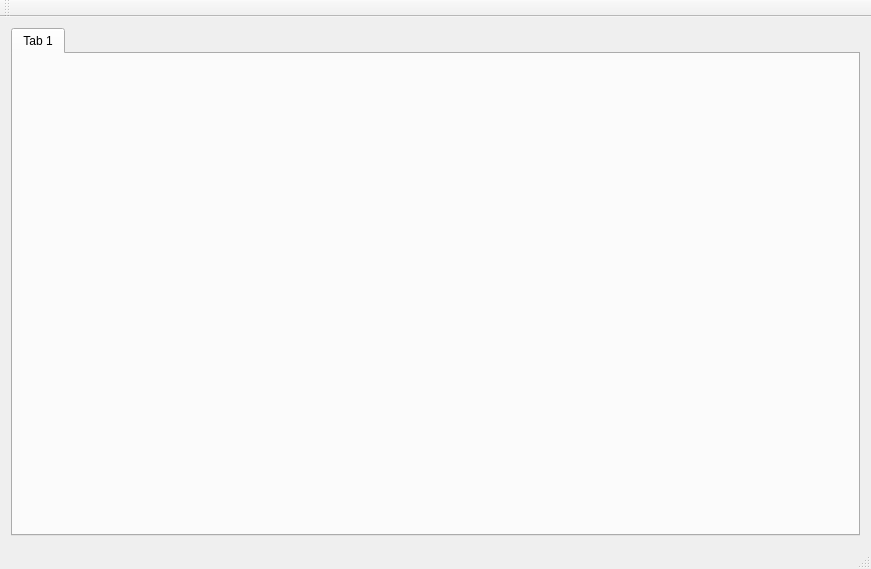
<?xml version="1.0" encoding="UTF-8"?>
<ui version="4.0">
 <class>MainWindow</class>
 <widget class="QMainWindow" name="MainWindow">
  <property name="geometry">
   <rect>
    <x>0</x>
    <y>0</y>
    <width>871</width>
    <height>569</height>
   </rect>
  </property>
  <property name="windowTitle">
   <string>SSU Toolbox</string>
  </property>
  <widget class="QWidget" name="centralWidget">
   <layout class="QGridLayout" name="gridLayout">
    <item row="0" column="0">
     <widget class="QTabWidget" name="tabWidget">
      <property name="currentIndex">
       <number>0</number>
      </property>
      <widget class="QWidget" name="tab">
       <attribute name="title">
        <string>Tab 1</string>
       </attribute>
      </widget>
     </widget>
    </item>
   </layout>
  </widget>
  <widget class="QMenuBar" name="menuBar">
   <property name="geometry">
    <rect>
     <x>0</x>
     <y>0</y>
     <width>871</width>
     <height>26</height>
    </rect>
   </property>
  </widget>
  <widget class="QToolBar" name="mainToolBar">
   <attribute name="toolBarArea">
    <enum>TopToolBarArea</enum>
   </attribute>
   <attribute name="toolBarBreak">
    <bool>false</bool>
   </attribute>
  </widget>
  <widget class="QStatusBar" name="statusBar"/>
 </widget>
 <layoutdefault spacing="6" margin="11"/>
 <resources/>
 <connections/>
</ui>
